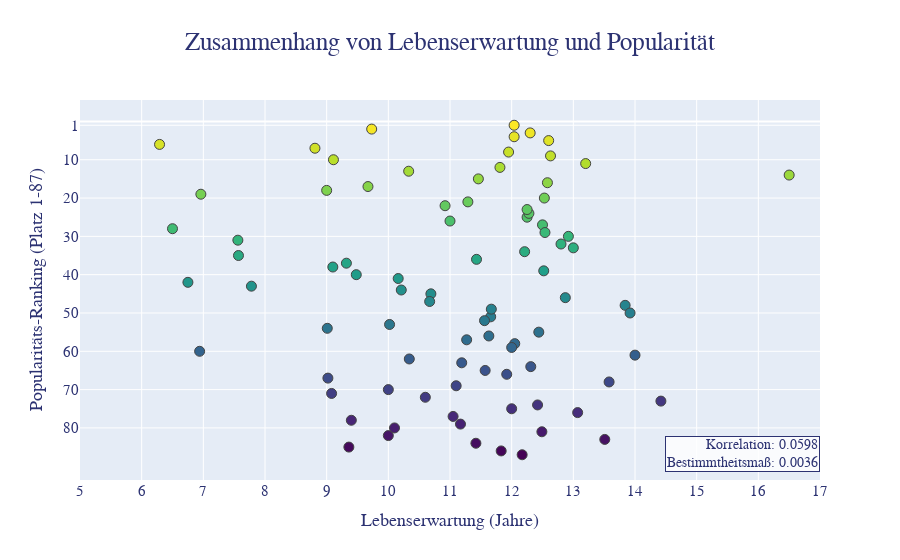

The code cell stored with this chart in its notebook:
### Code cell
fig = px.scatter(
    data,
    x='LONGEVITY(YEARS)',
    y='popularity ranking',
    hover_name='Breed',
    labels={"LONGEVITY(YEARS)": "Lebenserwartung (Jahre)", "popularity ranking": "Popularitäts-Ranking (Platz 1-87)"},
    title='Zusammenhang von Lebenserwartung und Popularität',
    color='popularity ranking',
    color_continuous_scale='Viridis_r'
)

fig.update_layout(
    font=dict(
        family="Trebuchet MS",
        size=15,
        color="#2c3272",
    ),
    title_font=dict(
        family="Trebuchet MS",
        size=25,
        color="#2c3272" 
    ),
    title_x=0.5,
    title_xanchor='center'
)

# Weiße Umrandung um die Marker
fig.update_traces(
    marker=dict(
        size = 10,
        line=dict(
            width=1  # Breite der Umrandung in Pixeln
        )
    )
)


fig.update_xaxes(
    tickmode="linear",
    dtick=1,
    range=[int(data["LONGEVITY(YEARS)"].min()) - 1, int(data["LONGEVITY(YEARS)"].max()) + 1],
)

fig.update_yaxes(
    autorange='reversed',
    tickmode='array',
    dtick=10,
    tickvals=[1, 10, 20, 30, 40, 50, 60, 70, 80]
)

fig.update_coloraxes(showscale=False)

fig.add_annotation(
    text=f"Korrelation: {correlation:.4f}<br>Bestimmtheitsmaß: {bestimmtheit:.4f}",
    x=1.0,  # Position relativ zur Plot-Breite (0-1)
    y=0.02,  # Position relativ zur Plot-Höhe (0-1)
    xref="paper",
    yref="paper",
    showarrow=False,
    font=dict(
        family="Trebuchet MS",
        size=14,
        color="#2c3272"
    ),
    bgcolor="rgba(255,255,255,0.8)",  # Halbtransparenter weißer Hintergrund
    bordercolor="#2c3272",
    borderwidth=1,
    align="right",
    xanchor="right",  # Textbox wird rechts verankert
    yanchor="bottom"  # Textbox wird unten verankert
)

fig.show()

### Figure 1 — Plotly figure (JSON) as saved in the notebook; plotly's stock layout.template omitted (floating-point values rounded to 4 significant figures)
{"data": [{"hovertemplate": "<b>%{hovertext}</b><br><br>Lebenserwartung (Jahre)=%{x}<br>Popularitäts-Ranking (Platz 1-87)=%{marker.color}<extra></extra>", "hovertext": ["Border Terrier", "Cairn Terrier", "Siberian Husky", "Welsh Springer Spaniel", "English Cocker Spaniel", "Cocker Spaniel", "Lhasa Apso", "English Springer Spaniel", "Shetland Sheepdog", "West Highland White Terrier", "Brittany", "German Shorthaired Pointer", "Pointer", "Tibetan Spaniel", "Labrador Retriever", "Bichon Frise", "Irish Setter", "Samoyed", "Shih Tzu", "Golden Retriever", "Chesapeake Bay Retriever", "Papillon", "Gordon Setter", "English Setter", "Pug", "Affenpinscher", "Miniature Schnauzer", "Beagle", "Border Collie", "Australian Terrier", "Whippet", "Boston Terrier", "Briard", "Bedlington Terrier", "Cavalier King Charles Spaniel", "Dalmatian", "Flat-Coated Retriever", "Belgian Tervuren", "Basset Hound", "Poodle", "Staffordshire Bull Terrier", "Bouvier des Flandres", "Pembroke Welsh Corgi", "Clumber Spaniel", "Pomeranian", "Australian Shepherd", "Pharaoh Hound", "Dandie Dinmont Terrier", "Greyhound", "Saluki", "Australian Cattle Dog", "Tibetan Terrier", "Norfolk Terrier", "Dachshund", "Chihuahua", "Doberman Pinscher", "English Toy Spaniel", "Newfoundland", "Basenji", "Afghan Hound", "Old English Sheepdog", "French Bulldog", "Bernese Mountain Dog", "Boxer", "Brussels Griffon", "Maltese", "Giant Schnauzer", "Rottweiler", "Yorkshire Terrier", "Irish Wolfhound", "Scottish Terrier", "Bullmastiff", "German Shepherd", "Mastiff", "Great Dane", "Kerry Blue Terrier", "Italian Greyhound", "Pekingese", "Rhodesian Ridgeback", "Bull Terrier", "Saint Bernard", "Borzoi", "Alaskan Malamute", "Bloodhound", "Chow Chow", "Akita", "Bulldog"], "legendgroup": "", "marker": {"color": [61, 48, 16, 81, 51, 27, 50, 29, 20, 32, 30, 15, 74, 73, 1, 34, 56, 55, 11, 4, 40, 33, 69, 65, 26, 84, 12, 3, 39, 77, 46, 22, 79, 83, 21, 57, 67, 72, 36, 8, 58, 62, 25, 82, 17, 24, 86, 87, 85, 75, 49, 64, 76, 9, 14, 13, 80, 37, 68, 66, 63, 18, 31, 7, 59, 23, 70, 10, 5, 60, 45, 35, 2, 28, 19, 78, 53, 52, 38, 44, 43, 71, 47, 42, 54, 41, 6], "coloraxis": "coloraxis", "line": {"width": 1}, "size": 10, "symbol": "circle"}, "mode": "markers", "name": "", "orientation": "v", "showlegend": false, "type": "scatter", "x": [14.0, 13.84, 12.58, 12.49, 11.66, 12.5, 13.92, 12.54, 12.53, 12.8, 12.92, 11.46, 12.42, 14.42, 12.04, 12.21, 11.63, 12.44, 13.2, 12.04, 9.48, 13.0, 11.1, 11.57, 11.0, 11.42, 11.81, 12.3, 12.52, 11.05, 12.87, 10.92, 11.17, 13.51, 11.29, 11.27, 9.02, 10.6, 11.43, 11.95, 12.05, 10.34, 12.25, 10.0, 9.67, 12.28, 11.83, 12.17, 9.36, 12.0, 11.67, 12.31, 13.07, 12.63, 16.5, 10.33, 10.1, 9.32, 13.58, 11.92, 11.19, 9.0, 7.56, 8.81, 12.0, 12.25, 10.0, 9.11, 12.6, 6.94, 10.69, 7.57, 9.73, 6.5, 6.96, 9.4, 10.02, 11.56, 9.1, 10.21, 7.78, 9.08, 10.67, 6.75, 9.01, 10.16, 6.29], "xaxis": "x", "y": [61, 48, 16, 81, 51, 27, 50, 29, 20, 32, 30, 15, 74, 73, 1, 34, 56, 55, 11, 4, 40, 33, 69, 65, 26, 84, 12, 3, 39, 77, 46, 22, 79, 83, 21, 57, 67, 72, 36, 8, 58, 62, 25, 82, 17, 24, 86, 87, 85, 75, 49, 64, 76, 9, 14, 13, 80, 37, 68, 66, 63, 18, 31, 7, 59, 23, 70, 10, 5, 60, 45, 35, 2, 28, 19, 78, 53, 52, 38, 44, 43, 71, 47, 42, 54, 41, 6], "yaxis": "y"}], "layout": {"annotations": [{"align": "right", "bgcolor": "rgba(255,255,255,0.8)", "bordercolor": "#2c3272", "borderwidth": 1, "font": {"color": "#2c3272", "family": "Trebuchet MS", "size": 14}, "showarrow": false, "text": "Korrelation: 0.0598<br>Bestimmtheitsmaß: 0.0036", "x": 1, "xanchor": "right", "xref": "paper", "y": 0.02, "yanchor": "bottom", "yref": "paper"}], "coloraxis": {"colorbar": {"title": {"text": "Popularitäts-Ranking (Platz 1-87)"}}, "colorscale": [[0, "#fde725"], [0.1111, "#b5de2b"], [0.2222, "#6ece58"], [0.3333, "#35b779"], [0.4444, "#1f9e89"], [0.5556, "#26828e"], [0.6667, "#31688e"], [0.7778, "#3e4989"], [0.8889, "#482878"], [1, "#440154"]], "showscale": false}, "font": {"color": "#2c3272", "family": "Trebuchet MS", "size": 15}, "legend": {"tracegroupgap": 0}, "title": {"font": {"color": "#2c3272", "family": "Trebuchet MS", "size": 25}, "text": "Zusammenhang von Lebenserwartung und Popularität", "x": 0.5, "xanchor": "center"}, "xaxis": {"anchor": "y", "domain": [0, 1], "dtick": 1, "range": [5, 17], "tickmode": "linear", "title": {"text": "Lebenserwartung (Jahre)"}}, "yaxis": {"anchor": "x", "autorange": "reversed", "domain": [0, 1], "dtick": 10, "tickmode": "array", "tickvals": [1, 10, 20, 30, 40, 50, 60, 70, 80], "title": {"text": "Popularitäts-Ranking (Platz 1-87)"}}}}
